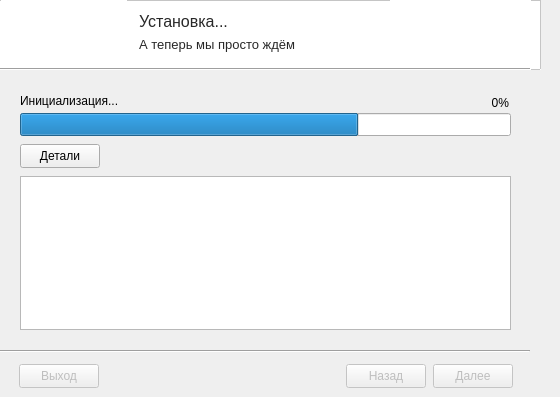
    <widget class="QWidget" name="installation">
     <widget class="QFrame" name="top_frame_install">
      <property name="geometry">
       <rect>
        <x>-10</x>
        <y>0</y>
        <width>551</width>
        <height>70</height>
       </rect>
      </property>
      <property name="styleSheet">
       <string notr="true">background-color: rgba(255,255,255,1);
</string>
      </property>
      <property name="frameShape">
       <enum>QFrame::Shape::StyledPanel</enum>
      </property>
      <widget class="QLabel" name="icon_install">
       <property name="enabled">
        <bool>true</bool>
       </property>
       <property name="geometry">
        <rect>
         <x>11</x>
         <y>0</y>
         <width>126</width>
         <height>68</height>
        </rect>
       </property>
       <property name="font">
        <font>
         <pointsize>10</pointsize>
        </font>
       </property>
       <property name="text">
        <string/>
       </property>
       <property name="pixmap">
        <pixmap resource="resources.qrc">:/img/resources/icon.png</pixmap>
       </property>
       <property name="scaledContents">
        <bool>true</bool>
       </property>
       <property name="alignment">
        <set>Qt::AlignmentFlag::AlignCenter</set>
       </property>
      </widget>
      <widget class="QLabel" name="title_install">
       <property name="geometry">
        <rect>
         <x>149</x>
         <y>11</y>
         <width>171</width>
         <height>21</height>
        </rect>
       </property>
       <property name="font">
        <font>
         <pointsize>12</pointsize>
         <stylestrategy>PreferAntialias</stylestrategy>
         <hintingpreference>PreferFullHinting</hintingpreference>
         <fontweight>DemiBold</fontweight>
        </font>
       </property>
       <property name="text">
        <string>&lt;span style=&quot;color: rgba(40, 40, 40, 1); font-style: Semibold;&quot;&gt;Установка...&lt;span&gt;</string>
       </property>
      </widget>
      <widget class="QLabel" name="subtitle_install">
       <property name="geometry">
        <rect>
         <x>149</x>
         <y>34</y>
         <width>381</width>
         <height>21</height>
        </rect>
       </property>
       <property name="font">
        <font>
         <pointsize>12</pointsize>
         <stylestrategy>PreferAntialias</stylestrategy>
         <hintingpreference>PreferFullHinting</hintingpreference>
         <fontweight>DemiBold</fontweight>
        </font>
       </property>
       <property name="text">
        <string>&lt;html&gt;&lt;head/&gt;&lt;body&gt;&lt;p&gt;&lt;span style=&quot; font-size:10pt; font-weight:400; color: rgba(40, 40, 40, 1)&quot;&gt;А теперь мы просто ждём&lt;/span&gt;&lt;/p&gt;&lt;/body&gt;&lt;/html&gt;</string>
       </property>
      </widget>
      <widget class="QLabel" name="dead_image">
       <property name="geometry">
        <rect>
         <x>400</x>
         <y>-5</y>
         <width>141</width>
         <height>81</height>
        </rect>
       </property>
       <property name="text">
        <string/>
       </property>
       <property name="pixmap">
        <pixmap resource="resources.qrc">:/img/resources/killed_meme.png</pixmap>
       </property>
       <property name="alignment">
        <set>Qt::AlignmentFlag::AlignCenter</set>
       </property>
      </widget>
     </widget>
     <widget class="Line" name="topline_install">
      <property name="geometry">
       <rect>
        <x>0</x>
        <y>68</y>
        <width>530</width>
        <height>3</height>
       </rect>
      </property>
      <property name="orientation">
       <enum>Qt::Orientation::Horizontal</enum>
      </property>
     </widget>
     <widget class="QProgressBar" name="patch_progress">
      <property name="geometry">
       <rect>
        <x>20</x>
        <y>113</y>
        <width>491</width>
        <height>23</height>
       </rect>
      </property>
      <property name="value">
       <number>69</number>
      </property>
      <property name="format">
       <string/>
      </property>
     </widget>
     <widget class="QLabel" name="install_status">
      <property name="geometry">
       <rect>
        <x>20</x>
        <y>93</y>
        <width>341</width>
        <height>16</height>
       </rect>
      </property>
      <property name="text">
       <string>Инициализация...</string>
      </property>
     </widget>
     <widget class="Line" name="line_bottom_install">
      <property name="geometry">
       <rect>
        <x>0</x>
        <y>350</y>
        <width>530</width>
        <height>3</height>
       </rect>
      </property>
      <property name="orientation">
       <enum>Qt::Orientation::Horizontal</enum>
      </property>
     </widget>
     <widget class="QPushButton" name="endBtn_install">
      <property name="enabled">
       <bool>false</bool>
      </property>
      <property name="geometry">
       <rect>
        <x>19</x>
        <y>364</y>
        <width>80</width>
        <height>24</height>
       </rect>
      </property>
      <property name="text">
       <string>Выход</string>
      </property>
     </widget>
     <widget class="QPushButton" name="backBtn_install">
      <property name="enabled">
       <bool>false</bool>
      </property>
      <property name="geometry">
       <rect>
        <x>346</x>
        <y>364</y>
        <width>80</width>
        <height>24</height>
       </rect>
      </property>
      <property name="text">
       <string>Назад</string>
      </property>
      <property name="checkable">
       <bool>false</bool>
      </property>
      <property name="default">
       <bool>false</bool>
      </property>
      <property name="flat">
       <bool>false</bool>
      </property>
     </widget>
     <widget class="QPushButton" name="nextBtn_install">
      <property name="enabled">
       <bool>false</bool>
      </property>
      <property name="geometry">
       <rect>
        <x>433</x>
        <y>364</y>
        <width>80</width>
        <height>24</height>
       </rect>
      </property>
      <property name="text">
       <string>Далее</string>
      </property>
      <property name="checkable">
       <bool>false</bool>
      </property>
      <property name="checked">
       <bool>false</bool>
      </property>
      <property name="default">
       <bool>false</bool>
      </property>
      <property name="flat">
       <bool>false</bool>
      </property>
     </widget>
     <widget class="QLabel" name="install_percentage">
      <property name="geometry">
       <rect>
        <x>268</x>
        <y>93</y>
        <width>241</width>
        <height>20</height>
       </rect>
      </property>
      <property name="text">
       <string>0%</string>
      </property>
      <property name="alignment">
       <set>Qt::AlignmentFlag::AlignRight|Qt::AlignmentFlag::AlignTrailing|Qt::AlignmentFlag::AlignVCenter</set>
      </property>
     </widget>
     <widget class="QPushButton" name="showDetailsBtn">
      <property name="enabled">
       <bool>true</bool>
      </property>
      <property name="geometry">
       <rect>
        <x>20</x>
        <y>144</y>
        <width>80</width>
        <height>24</height>
       </rect>
      </property>
      <property name="text">
       <string>Детали</string>
      </property>
      <property name="checkable">
       <bool>false</bool>
      </property>
      <property name="default">
       <bool>false</bool>
      </property>
      <property name="flat">
       <bool>false</bool>
      </property>
     </widget>
     <widget class="QPlainTextEdit" name="detailedlogs">
      <property name="geometry">
       <rect>
        <x>20</x>
        <y>176</y>
        <width>491</width>
        <height>154</height>
       </rect>
      </property>
      <property name="readOnly">
       <bool>true</bool>
      </property>
     </widget>
    </widget>
